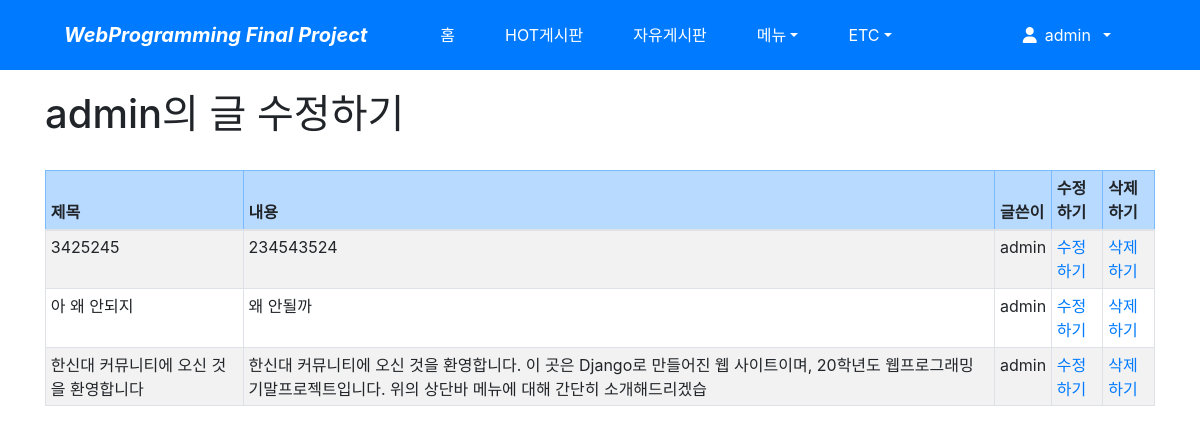
/blog/change/ (signed in), run on the app's committed database.
### blog/models.py (models this page shows, shortened)
class Post(models.Model):
    title = models.CharField(verbose_name='TITLE', max_length=50)
    slug = models.SlugField('SLUG', unique=True, allow_unicode=True, help_text='one word for title alias.')
    description = models.CharField('DESCRIPTION', max_length=100, blank=True, help_text='simple description text.')
    content = models.TextField('CONTENT')
    create_dt = models.DateTimeField('CREATE DATE', auto_now_add=True)
    modify_dt = models.DateTimeField('MODIFY DATE', auto_now=True)
    tags = TaggableManager(blank=True)
    owner = models.ForeignKey(User, on_delete=models.CASCADE, verbose_name='OWNER', blank=True, null=True)
    class Meta:
        verbose_name = 'post'
        verbose_name_plural = 'posts'
        db_table = 'blog_posts'
        ordering = ('-modify_dt',)

### blog/views.py (the view)
# urls.py: path('change/', views.PostChangeLV.as_view(), name='change',),
class PostChangeLV(LoginRequiredMixin, ListView):
    template_name = 'blog/post_change_list.html'
    def get_queryset(self):
        return Post.objects.filter(owner=self.request.user)

### blog/templates/blog/post_change_list.html (shortened to what this page needs)
{% extends "base.html" %}
{% block content %}
    <h1>{{ user }}의 글 수정하기</h1>
    <br>
    <table class="table table-bordered table-sm table-striped">
        <thead>
        <tr class="table-primary">
            <th>제목</th>
            <th>내용</th>
            <th>글쓴이</th>
            <th>수정하기</th>
            <th>삭제하기</th>
        </tr>
        </thead>
        <tbody>
        {% for item in object_list %}
        <tr>
            <td>{{ item.title }}</td>
            <td>{{ item.description }}</td>
            <td>{{ item.owner }}</td>
            <td><a href="{% url 'blog:update' item.id %}">수정하기</a></td>
            <td><a href="{% url 'blog:delete' item.id %}">삭제하기</a></d>
        </tr>
        {% endfor %}
        </tbody>
    </table>
{% endblock %}

### templates/base.html (shortened to what this page needs)
<!DOCTYPE html>
<html lang="ko">
<head>
    <link rel="stylesheet" href="https://stackpath.bootstrapcdn.com/bootstrap/4.5.0/css/bootstrap.min.css">
</head>
<body style="padding-top:90px;">
<nav class="navbar navbar-expand-lg navbar-dark bg-primary fixed-top">
    <span class="navbar-brand mx-5 mb-0 font-weight-bold font-italic">WebProgramming Final Project</span>
  <div class="collapse navbar-collapse" id="navbarSupportedContent">
    <ul class="navbar-nav mr-auto">
        <li class="nav-item mx-1 btn btn-primary">
            <a class="nav-link text-white" href="{% url 'home' %}">홈</a></li>
        <li class="nav-item mx-1 btn btn-primary">
             <a class="nav-link text-white" href="{% url 'community:index' %}">HOT게시판</a></li>
        <li class="nav-item mx-1 btn btn-primary">
            <a class="nav-link text-white" href="{% url 'blog:index' %}">자유게시판</a>
        <li class="nav-item dropdown mx-1 btn btn-primary">
            <a class="nav-link dropdown-toggle text-white" href="#" data-toggle="dropdown">메뉴</a>
        </li>
        <li class="nav-item dropdown mx-1 btn btn-primary">
            <a class="nav-link dropdown-toggle text-white" href="#" data-toggle="dropdown">ETC</a>
        </li>
    </ul>
      <ul class="navbar-nav ml-5 mr-5">
          <li class="nav-item dropdown mx-1 btn btn-primary">
              {% if user.is_active %}
              <a class="nav-link dropdown-toggle text-white" href="#" data-toggle="dropdown">
                  <i class="fas fa-user"></i>&ensp;{% firstof user.get_short_name user.get_username %}&ensp;</a>
              {% endif %}
          </li>
      </ul>
  </div>
</nav>
<div class="container">
    {% block content %}{% endblock %}
</div>
</body>
</html>

### data on the page
Post: title "3425245", description "234543524", owner "admin"
Post: title "아 왜 안되지", description "왜 안될까", owner "admin"
Post: title "한신대 커뮤니티에 오신 것을 환영합니다", description "한신대 커뮤니티에 오신 것을 환영합니다. 이 곳은 Django로 만들어진 웹 사이트이며, 20학년도 웹프로그래밍 기말프로젝트입니다. 위의 상단바 메뉴에 대해 간단히 소개해드리겠습", owner "admin"

### other printed values
{{ user }} "admin"
